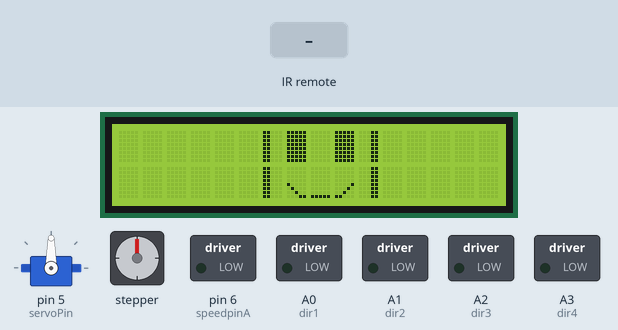
Recording of a sketch running on a simulated Arduino Uno, built with avr-gcc and run on an emulated ATmega328P. Shown: 16×2 character LCD, servo, stepper motor, switched loads named in the sketch (green lamp = pin HIGH). Inputs (shaded band) come from the test bench. Stepper angles assume 500 steps per turn.

Above: at 4.2 s.
4.3 s: infrared code 0xFFA25D received
At 6.1 s:
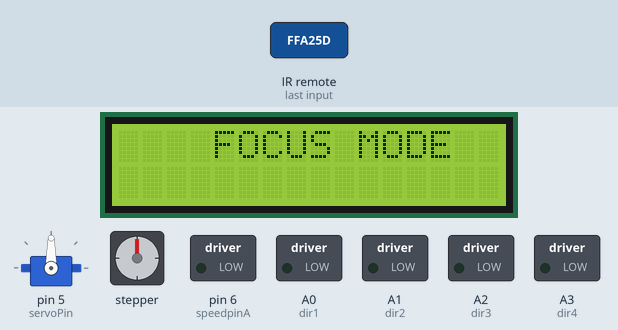
10.2 s: infrared code 0xFF02FD received
At 18.1 s:
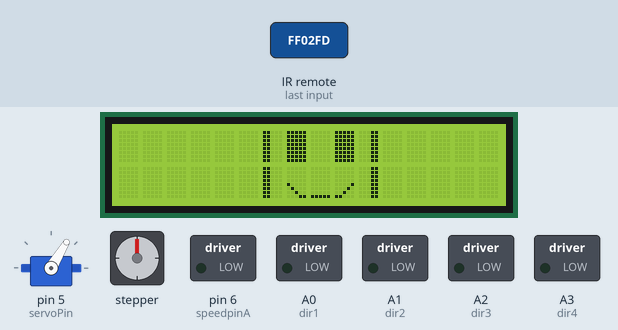
18.4 s: infrared code 0xFF629D received
At 24.2 s:
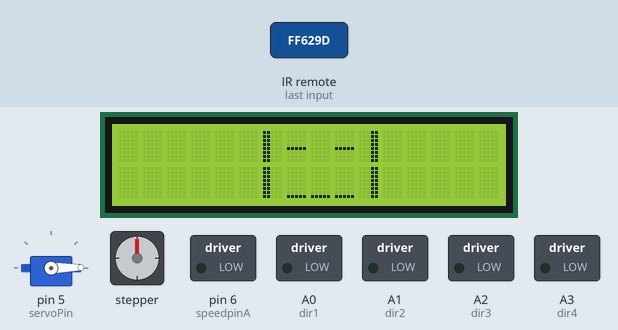
Timing chart, 0 to 25.7 s (numbered marks = the images above; inputs shaded):
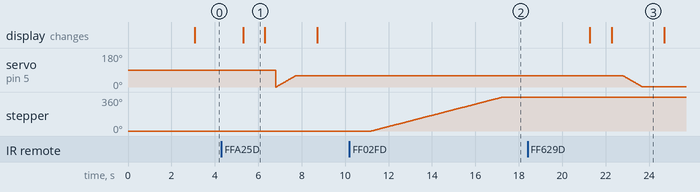

The sketch:

bimo.ino
```cpp
//________________REMOTE_________________
#include <IRremote.h>
IRrecv mo(7);
decode_results ans;
int press;

//________________DC-MOTOR_________________
int speedpinA = 6, speedpinB = 3,  dir1 = A0, dir2 = A1, dir3 = A2, dir4 = A3;
int zspeed = 255; //it carries too much load so going for max speed for now

//________________STEPPER-MOTOR_________________
#include <Stepper.h>
const int stepsPerRevolution = 500;
Stepper myStepper = Stepper(stepsPerRevolution, 3, 2, 1, 0);

//________________SERVO-MOTOR_________________
#include <Servo.h>
int servoPin = 5;
Servo servo;
int angle = 0;

//________________LCD_________________
#include<LiquidCrystal.h>
LiquidCrystal lcd(13 ,12, 11, 10, 9, 8); //16x2 lcd arduino interface pins

//Custom characters byte arrays
byte customchar[8]={B11111,B11111,B11111,B11111,B11111,B11111,B11111,B11111};
byte a[8]={B00000,B00000,B00000,B00000,B10000,B01000,B00100,B00011};
byte s[8]={B00000,B00000,B00000,B00000,B00000,B00000,B00000,B11111};
byte s1[8]={B00000,B00000,B00000,B00000,B00001,B00010,B00100,B11000};
byte s2[8]={B11000,B11000,B11000,B11000,B11000,B11000,B11000,B11000};
byte s3[8]={B00011,B00011,B00011,B00011,B00011,B00011,B00011,B00011};
byte s4[8]={0x00,0x00,0x00,0x00,0x1F,0x00,0x00,0x00};
byte s5[8]={B11111,B11101,B11011,B11101,B11111,B10000,B10000,B10000,};
//Custom characters byte arrays

int time = 1000, time2 = 500, time3 = 3000;

void setup()
{
//_________LCD___________
lcd.begin(16 ,2);
lcd.clear();
lcd.createChar(1 , customchar);   //Creating custom characters in CG-RAM
lcd.createChar(2 , a);
lcd.createChar(3 , s);
lcd.createChar(4 , s1);
lcd.createChar(5 , s2);
lcd.createChar(6 , s3);
lcd.createChar(7 , s4);
wait();

//_________REMOTE___________
mo.enableIRIn();

//_________DC___________
pinMode(speedpinA, OUTPUT);
pinMode(speedpinA, OUTPUT);
pinMode(dir1, OUTPUT);
pinMode(dir2, OUTPUT);
pinMode(dir3, OUTPUT);
pinMode(dir4, OUTPUT);

//_________SERVO___________
servo.attach(servoPin);

}
void loop()
{
  smile();

  while (mo.decode(&ans) == 0)  {}
  delay(1000);
  press = ans.value;
  switch(press)
  {
    case 0xFF02FD:
      myStepper.setSpeed(10);
      myStepper.step(stepsPerRevolution);
      delay(1000);
      break;
   case 0xFFC23D:
      myStepper.setSpeed(10);
      myStepper.step(-stepsPerRevolution);
      delay(1000);
      break;

    case 0xFFA25D:
      focus();
      for(angle = 0; angle < 60; angle++) {
          servo.write(angle);
          delay(15);
      }
      break;

    case 0xFF629D:
       focus();
       for(angle = 60; angle > 0; angle--) {
          servo.write(angle);
          delay(15);
      }
       break;
    case 0xFFA857:
      focus();
      digitalWrite(dir1, LOW);
      digitalWrite(dir2, HIGH);
      digitalWrite(dir3, LOW);
      digitalWrite(dir4, HIGH);
      analogWrite(speedpinA, zspeed);
      analogWrite(speedpinB, zspeed);
      break;
    case 0xFF906F:
      focus();
      digitalWrite(dir2, LOW);
      digitalWrite(dir1, HIGH);
      digitalWrite(dir4, LOW);
      digitalWrite(dir3, HIGH);
      analogWrite(speedpinA, zspeed);
      analogWrite(speedpinB, zspeed);
      break;
    case 0xFFE21D:
      digitalWrite(dir2, LOW);
      digitalWrite(dir1, LOW);
      digitalWrite(dir3, LOW);
      digitalWrite(dir4, LOW);
      break;
  }
  delay(time);
  mo.resume();

}
void smile()
  {
  lcd.clear();
  lcd.setCursor(7 ,0);
  lcd.write(1);
  lcd.setCursor(9 ,0);
  lcd.write(1);
  lcd.setCursor(7 ,1);
  lcd.write(2);
  lcd.setCursor(8 ,1);
  lcd.write(3);
  lcd.setCursor(9 ,1);
  lcd.write(4);
  lcd.setCursor(6 ,0);
  lcd.write(5);
  lcd.setCursor(10 ,0);
  lcd.write(6);
  lcd.setCursor(6 ,1);
  lcd.write(5);
  lcd.setCursor(10 ,1);
  lcd.write(6);
  delay(time);
  }
void focus()
  {
    lcd.clear();
    lcd.setCursor(4, 0);
    lcd.print("FOCUS MODE");
    delay(time);
    lcd.clear();
    lcd.setCursor(7 ,0);
    lcd.write(7);
    lcd.setCursor(9 ,0);
    lcd.write(7);
    lcd.setCursor(7 ,1);
    lcd.write(3);
    lcd.setCursor(8 ,1);
    lcd.write(3);
    lcd.setCursor(9 ,1);
    lcd.write(3);
    lcd.setCursor(6 ,0);
    lcd.write(5);
    lcd.setCursor(10 ,0);
    lcd.write(6);
    lcd.setCursor(6 ,1);
    lcd.write(5);
    lcd.setCursor(10 ,1);
    lcd.write(6);
    delay(time2);
  }
void wait()
{
  lcd.clear();
  lcd.setCursor(0, 0);
  lcd.print("waiting for");
  lcd.setCursor(2, 1);
  lcd.print("command");
  delay(time3);
}
```

Measured:
- after the input at 4.3 s, the display: changes after 1.0 s (image 1)
- after the input at 10.2 s, stepper: turns 360° clockwise in 6.1 s, starting after 1.0 s
- after the input at 18.4 s, the display: first changes after 2.9 s (image 3 shows a later state)
- what the display in image 1 shows lasts 1.0 s, from 5.3 s to 6.3 s
